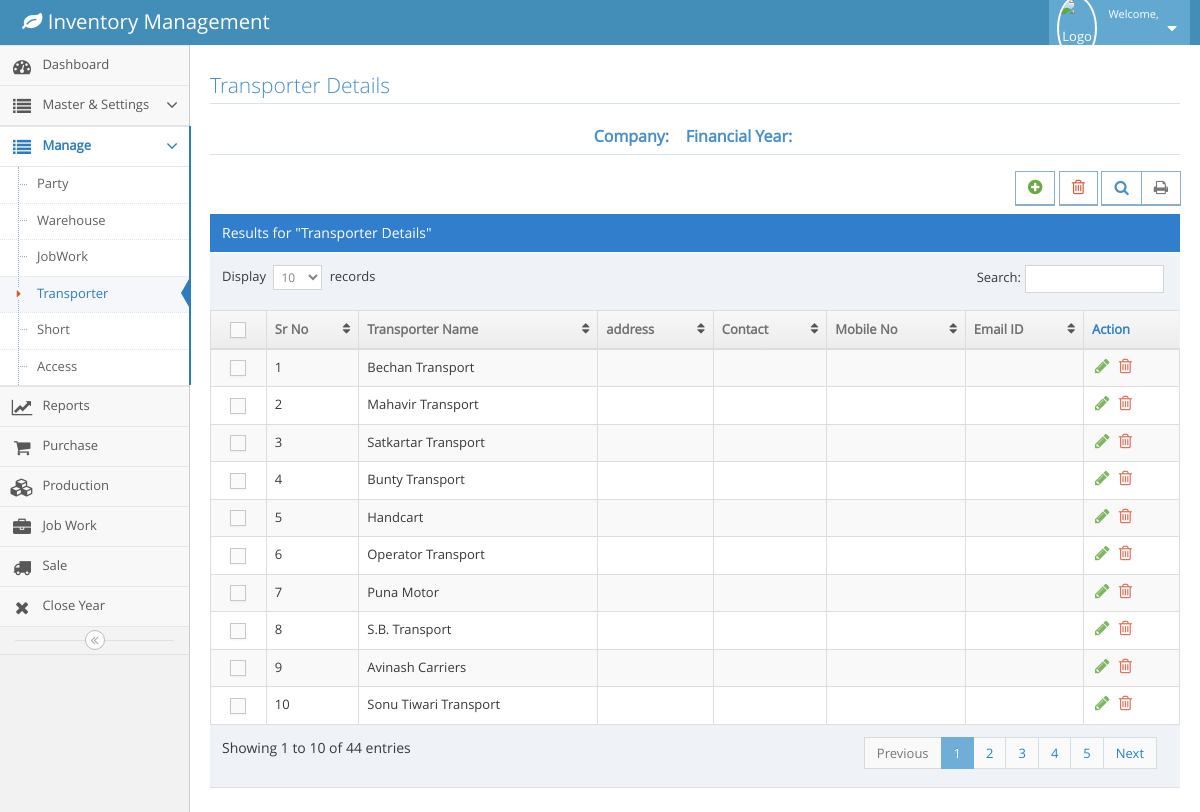
The page /Transporter.php (signed in) on the database its author committed.
### tables this page shows
CREATE TABLE `transporter` (
  `venorId` int(11) NOT NULL,
  `companyName` text NOT NULL,
  `address` text NOT NULL,
  `contact` varchar(15) NOT NULL,
  `mobileNo` varchar(15) NOT NULL,
  `email` text NOT NULL,
  `createdOn` timestamp NOT NULL DEFAULT CURRENT_TIMESTAMP ON UPDATE CURRENT_TIMESTAMP,
  `compId` int(11) NOT NULL
);

### Transporter.php (the view, shortened to what this page needs)
<!DOCTYPE html>
<?php
  include('config.php');
  $fy=$_SESSION['fy'];
  $company=$_SESSION['cname'];
?>
<html lang="en">
	<head>
		<link rel="stylesheet" href="assets/css/bootstrap.min.css" />
		<link rel="stylesheet" href="assets/font-awesome/4.5.0/css/font-awesome.min.css" />
		<link rel="stylesheet" href="assets/css/ace.min.css" class="ace-main-stylesheet" id="main-ace-style" />
		<link rel="stylesheet" href="assets/css/ace-skins.min.css" />
		<link rel="stylesheet" href="assets/css/ace-rtl.min.css" />
	</head>
	<body class="no-skin">
		<?php include('navbar.php') ?>
		<div class="main-container ace-save-state" id="main-container">
			<?php include('menubar.php') ?>
			<div class="main-content">
				<div class="main-content-inner">
					<div class="page-content">
								<div class="row">
									<div class="col-xs-12">
										<h3 class="header smaller lighter blue">Transporter Details</h3>
										<h5 class="header blue lighter bigger" align="center">
												<b>Company:&nbsp; <?php echo $company ?>  &nbsp;
												Financial Year:&nbsp; <?php echo $fy ?> </b>
										</h5>
										<div class="clearfix">
											<div class="pull-right tableTools-container">
												<div class="btn btn-white btn-primary btn-bold">
													<a class="blue" href="addtransporter.php" data-toggle="tooltip" title="Add">
														<i class="ace-icon fa fa-plus-circle bigger-120 green"></i>
													</a>
												</div>
												<div class="btn btn-white btn-primary btn-bold">
													<a class="blue" href="" data-toggle="tooltip" title="Delete">
														<i class="ace-icon fa fa-trash-o bigger-120 red"></i>
													</a>
												</div>
											</div>
										</div>
										<div class="table-header">
											Results for "Transporter Details"
										</div>
										<div>
											<table id="dynamic-table" class="table table-striped table-bordered table-hover">
												<thead>
													<tr>
														<th class="center">
															<label class="pos-rel">
																<span class="lbl"></span>
															</label>
														</th>
														<th>Sr No</th>
														<th> Transporter Name</th>
														<th>address</th>
														<th>Contact</th>
														<th>Mobile No</th>
														<th>Email ID</th>
														<th>Action</th>
													</tr>
												</thead>
												<tbody>
													<?php
									            		$query=mysqli_query($conn,"select * from transporter");
															$count=0;
															while($row=mysqli_fetch_array($query))
															{
																$count++;
																$id=$row['venorId'];
																$name=$row['companyName'];
															?>
													<tr>
														<td class="center">
															<label class="pos-rel">
																<span class="lbl"></span>
															</label>
														</td>
														<td><?php echo $count;?></td>
															<td>
															<?php echo $name;?>
														</td>
															<td>
														</td>
															<td>
														</td>
															<td>
														</td>
															<td>
														</td>
														<td>
															<div class="hidden-sm hidden-xs action-buttons">
																<a class="green" data-toggle="tooltip" title="Edit" href="edittransporter.php?id=<?php echo $id;?>">
																	<i class="ace-icon fa fa-pencil bigger-130"></i>
																</a>
																<a class="red" data-toggle="tooltip" title="Delete" href="deletetransporter.php?id=<?php echo $id;?>">
																	<i class="ace-icon fa fa-trash-o bigger-130"></i>
																</a>
															</div>
														</td>
													</tr>
													<?php
													}
												?>
													</tbody>
												</table>
											</div>
										</div>
									</div>
							</div>
						</div>
					</div>
		</div>
	</body>
</html>

### rows shown on the page
transporter: companyName "Bechan Transport"
transporter: companyName "Mahavir Transport"
transporter: companyName "Satkartar Transport"
transporter: companyName "Bunty Transport"
transporter: companyName "Handcart"
transporter: companyName "Operator Transport"
transporter: companyName "Puna Motor"
transporter: companyName "S.B. Transport"
transporter: companyName "Avinash Carriers"
transporter: companyName "Sonu Tiwari Transport"
